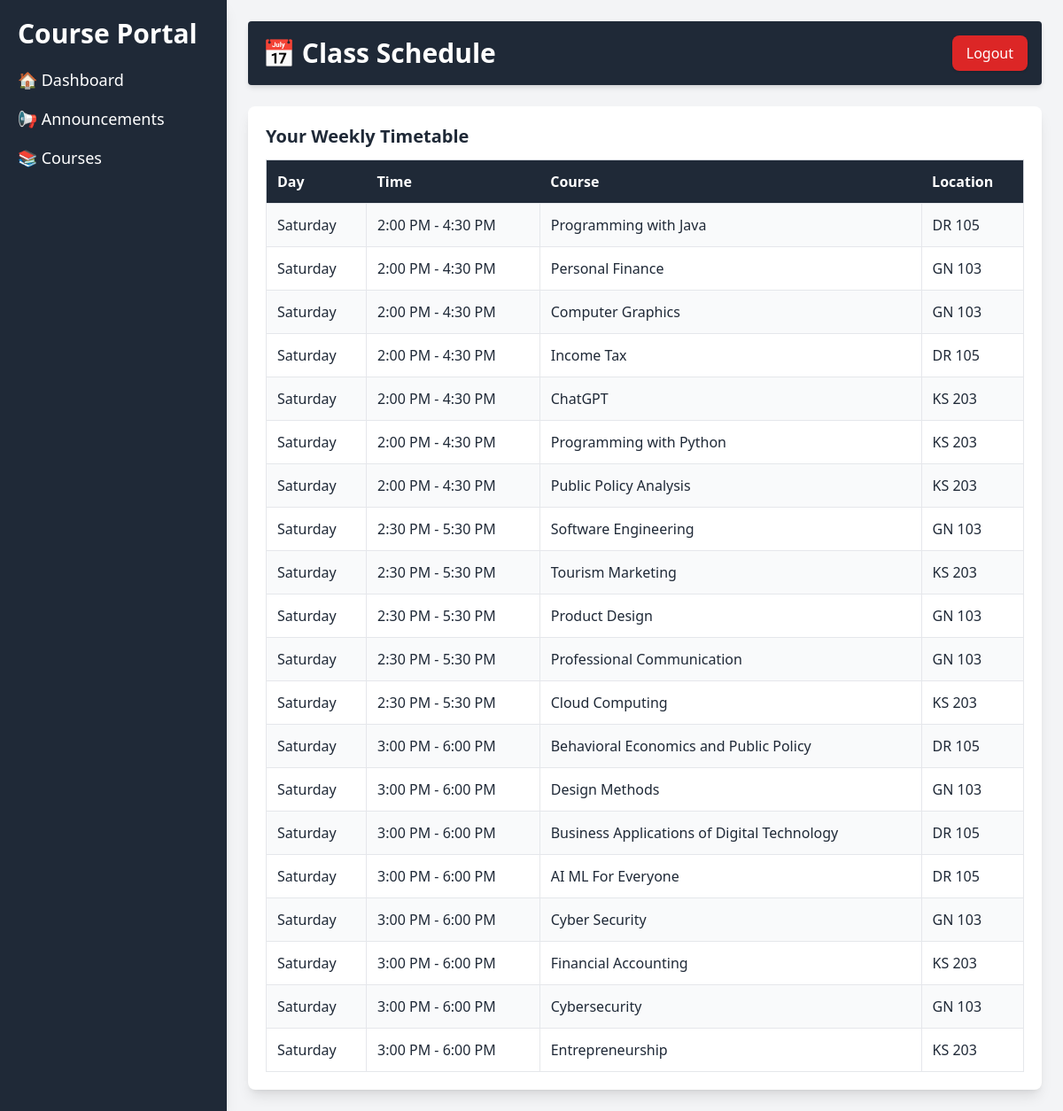
/dashboard/schedule.php (signed in), run on the app's committed database.
### tables this page shows
CREATE TABLE IF NOT EXISTS `schedule` (
  `Schedule_ID` int NOT NULL,
  `Start_Time` time NOT NULL,
  `End_Time` time NOT NULL,
  `Course_ID` varchar(20) NOT NULL,
  `Day` varchar(20) NOT NULL,
  `Location_ID` int DEFAULT NULL,
  PRIMARY KEY (`Schedule_ID`)
);

CREATE TABLE IF NOT EXISTS `elective_course` (
  `Course_ID` varchar(50) NOT NULL,
  `Elective_Name` varchar(100) DEFAULT NULL,
  `Credits` int DEFAULT NULL,
  `Department_ID` int DEFAULT NULL,
  `assigned_teacher` int DEFAULT NULL,
  PRIMARY KEY (`Course_ID`),
  KEY `Department_ID` (`Department_ID`),
  KEY `fk_assigned_teacher` (`assigned_teacher`)
);

CREATE TABLE IF NOT EXISTS `location` (
  `Location_ID` int NOT NULL AUTO_INCREMENT,
  `Location_Name` varchar(255) NOT NULL,
  PRIMARY KEY (`Location_ID`)
);

### dashboard/schedule.php (the view, shortened to what this page needs)
<?php
require '../db.php';
$schedule = $conn->query("
    SELECT s.Day, s.Start_Time, s.End_Time,
           ec.Elective_Name, l.Location_Name
    FROM schedule s
    JOIN elective_course ec ON s.Course_ID = ec.Course_ID
    JOIN location l ON s.Location_ID = l.Location_ID
    ORDER BY
        FIELD(s.Day, 'Monday', 'Tuesday', 'Wednesday', 'Thursday', 'Friday', 'Saturday', 'Sunday'),
        s.Start_Time
");
?>
<!DOCTYPE html>
<html lang="en">
<head>
    <script src="https://cdn.tailwindcss.com"></script>
</head>
<body class="bg-gray-100 text-gray-800">
    <div class="flex h-screen">
        <nav class="w-64 bg-gray-800 text-white p-5 shadow-lg">
            <h2 class="text-3xl font-bold mb-5">Course Portal</h2>
            <ul class="space-y-4 text-lg">
                <li><a href="student_dashboard.php" class="hover:text-gray-400">🏠 Dashboard</a></li>
                <li><a href="announcement.php" class="hover:text-gray-400">📢 Announcements</a></li>
                <li><a href="courses.php" class="hover:text-gray-400">📚 Courses</a></li>
            </ul>
        </nav>
        <div class="flex-1 p-6 overflow-y-auto">
            <header class="flex justify-between items-center bg-gray-800 p-4 rounded shadow-md mb-6">
                <h1 class="text-white text-3xl font-semibold">📅 Class Schedule</h1>
                <a href="../logout.php" class="bg-red-600 text-white px-4 py-2 rounded-lg shadow hover:bg-red-700">Logout</a>
            </header>
            <section class="mt-6">
                <div class="bg-white p-5 rounded-lg shadow-lg">
                    <h2 class="text-xl font-semibold mb-3">Your Weekly Timetable</h2>
                    <div class="overflow-x-auto">
                        <table class="w-full border-collapse border border-gray-300">
                            <thead>
                                <tr class="bg-gray-800 text-white">
                                    <th class="p-3 text-left">Day</th>
                                    <th class="p-3 text-left">Time</th>
                                    <th class="p-3 text-left">Course</th>
                                    <th class="p-3 text-left">Location</th>
                                </tr>
                            </thead>
                            <tbody>
                                <?php if ($schedule->num_rows > 0): ?>
                                    <?php $rowCount = 0; ?>
                                    <?php while($class = $schedule->fetch_assoc()): ?>
                                        <tr class="<?= $rowCount % 2 === 0 ? 'bg-gray-50' : 'bg-white' ?>">
                                            <td class="p-3 border"><?= htmlspecialchars($class['Day']) ?></td>
                                            <td class="p-3 border">
                                                <?= date('g:i A', strtotime($class['Start_Time'])) ?> -
                                                <?= date('g:i A', strtotime($class['End_Time'])) ?>
                                            </td>
                                            <td class="p-3 border"><?= htmlspecialchars($class['Elective_Name']) ?></td>
                                            <td class="p-3 border"><?= htmlspecialchars($class['Location_Name']) ?></td>
                                        </tr>
                                        <?php $rowCount++; ?>
                                    <?php endwhile; ?>
                                <?php endif; ?>
                            </tbody>
                        </table>
                    </div>
                </div>
            </section>
        </div>
    </div>
</body>
</html>

### data on the page
schedule: Day "Saturday", Start_Time "2:00 PM", End_Time "4:30 PM", elective_course.Elective_Name "Programming with Java", Location_ID.Location_Name "DR 105"
schedule: Day "Saturday", Start_Time "2:00 PM", End_Time "4:30 PM", elective_course.Elective_Name "Personal Finance", Location_ID.Location_Name "GN 103"
schedule: Day "Saturday", Start_Time "2:00 PM", End_Time "4:30 PM", elective_course.Elective_Name "Computer Graphics", Location_ID.Location_Name "GN 103"
schedule: Day "Saturday", Start_Time "2:00 PM", End_Time "4:30 PM", elective_course.Elective_Name "Income Tax", Location_ID.Location_Name "DR 105"
schedule: Day "Saturday", Start_Time "2:00 PM", End_Time "4:30 PM", elective_course.Elective_Name "ChatGPT", Location_ID.Location_Name "KS 203"
schedule: Day "Saturday", Start_Time "2:00 PM", End_Time "4:30 PM", elective_course.Elective_Name "Programming with Python", Location_ID.Location_Name "KS 203"
schedule: Day "Saturday", Start_Time "2:00 PM", End_Time "4:30 PM", elective_course.Elective_Name "Public Policy Analysis", Location_ID.Location_Name "KS 203"
schedule: Day "Saturday", Start_Time "2:30 PM", End_Time "5:30 PM", elective_course.Elective_Name "Software Engineering", Location_ID.Location_Name "GN 103"
schedule: Day "Saturday", Start_Time "2:30 PM", End_Time "5:30 PM", elective_course.Elective_Name "Tourism Marketing", Location_ID.Location_Name "KS 203"
schedule: Day "Saturday", Start_Time "2:30 PM", End_Time "5:30 PM", elective_course.Elective_Name "Product Design", Location_ID.Location_Name "GN 103"
schedule: Day "Saturday", Start_Time "2:30 PM", End_Time "5:30 PM", elective_course.Elective_Name "Professional Communication", Location_ID.Location_Name "GN 103"
schedule: Day "Saturday", Start_Time "2:30 PM", End_Time "5:30 PM", elective_course.Elective_Name "Cloud Computing", Location_ID.Location_Name "KS 203"
schedule: Day "Saturday", Start_Time "3:00 PM", End_Time "6:00 PM", elective_course.Elective_Name "Behavioral Economics and Public Policy", Location_ID.Location_Name "DR 105"
schedule: Day "Saturday", Start_Time "3:00 PM", End_Time "6:00 PM", elective_course.Elective_Name "Design Methods", Location_ID.Location_Name "GN 103"
schedule: Day "Saturday", Start_Time "3:00 PM", End_Time "6:00 PM", elective_course.Elective_Name "Business Applications of Digital Technology", Location_ID.Location_Name "DR 105"
schedule: Day "Saturday", Start_Time "3:00 PM", End_Time "6:00 PM", elective_course.Elective_Name "AI ML For Everyone", Location_ID.Location_Name "DR 105"
schedule: Day "Saturday", Start_Time "3:00 PM", End_Time "6:00 PM", elective_course.Elective_Name "Cyber Security", Location_ID.Location_Name "GN 103"
schedule: Day "Saturday", Start_Time "3:00 PM", End_Time "6:00 PM", elective_course.Elective_Name "Financial Accounting", Location_ID.Location_Name "KS 203"
schedule: Day "Saturday", Start_Time "3:00 PM", End_Time "6:00 PM", elective_course.Elective_Name "Cybersecurity", Location_ID.Location_Name "GN 103"
schedule: Day "Saturday", Start_Time "3:00 PM", End_Time "6:00 PM", elective_course.Elective_Name "Entrepreneurship", Location_ID.Location_Name "KS 203"
